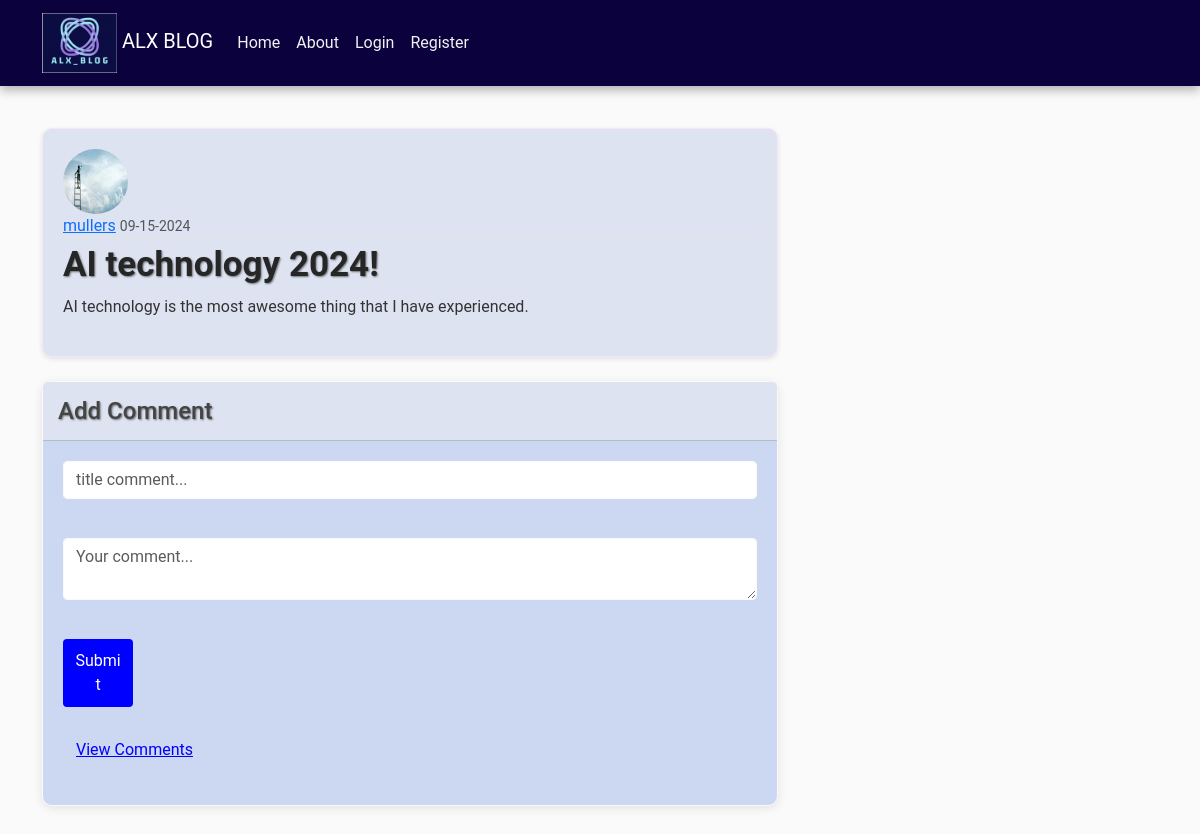
The app's page /post/4 with its own data.
### alxblog/models.py (models this page shows, shortened)
class User(db.Model, UserMixin):
    id = db.Column(db.Integer, primary_key=True)
    username = db.Column(db.String(20), unique=True, nullable=False)
    email = db.Column(db.String(150), unique=True, nullable=False)
    image_file = db.Column(db.String(20), nullable=False, default='default.jpg')
    password = db.Column(db.String(60), nullable=False)
    posts = db.relationship('Post', backref='author', lazy=True)
    comments = db.relationship('Comment', back_populates='user', lazy=True)

class Post(db.Model):
    id = db.Column(db.Integer, primary_key=True)
    title = db.Column(db.String(150), nullable=False)
    date_posted = db.Column(db.DateTime, nullable=False, default=datetime.utcnow)
    content = db.Column(db.Text, nullable=False)
    user_id = db.Column(db.Integer, db.ForeignKey('user.id'), nullable=False)
    comments = db.relationship('Comment', backref='post', lazy=True)

### alxblog/routes.py (the view)
@app.route("/post/<int:post_id>")
def post(post_id):
    post = Post.query.get_or_404(post_id)
    comments = Comment.query.filter_by(post_id=post.id).order_by(Comment.date_posted.desc()).all()
    return render_template('post.html', title=post.title, post=post, comments=comments)

### alxblog/templates/post.html (shortened to what this page needs)
{% extends "layout.html" %}
{% block content %}
 <article class="media content-section">
    <img class="rounded-circle article-img" src="{{ url_for('static', filename='profile_pics/' + post.author.image_file) }}">
    <div class="media-body">
      <div class="article-metadata">
        <a class="mr-2" href="{{ url_for('user_posts', username=post.author.username) }}">{{ post.author.username }}</a>
        <small class="text-muted">{{ post.date_posted.strftime('%m-%d-%Y') }}</small>
      </div>
      <h2 class="article-title">{{ post.title }}</h2>
      <p class="article-content">{{ post.content }}</p>
    </div>
  </article>
  <div class="card mt-4">
    <div class="card-header">
    <h2> Add Comment</h2>
    </div>
    <div class="card-body">
      <ul class="list-unstyled">
        <form method="POST" action="{{ url_for('comments', post_id=post.id) }}">
          <input class="form-control" type="text" name="title" placeholder="title comment..." required>
          <textarea class="form-control" type="text" name="content" placeholder="Your comment..." required></textarea>
          <button type="submit" class="btn btn-primary">Submit</button>
      </form>
        <small class="btn btn-link" data-bs-toggle="collapse" data-bs-target="#commentsSection" aria-expanded="false" aria-controls="commentsSection">
          View Comments
        </small>
          </ul>
      </div>
    </div>
</div>
{% endblock content %}

### alxblog/static/main.css (style rules this page uses)
body { background: #fafafb; font-family: "Roboto", sans-serif; font-size: medium; color: #333333; margin-top: 5rem; transition: background 0.5s ease; }
h1, h2, h3, h4, h5, h6 { font-size: 35px; color: #444444; text-shadow: 1px 1px 2px rgba(0, 0, 0, 0.5); }
.content-section { background: #dde3f0; padding: 20px; border: 1px solid #f8e6f4; border-radius: 10px; margin-bottom: 20px; box-shadow: 0 2px 5px rgba(0, 0, 0, 0.1); transition: transform 0.3s ease; }
.article-title { color: #262627; font-weight: bold; }
.article-content { white-space: pre-line; line-height: 1.6; }
.article-img { height: 65px; width: 65px; margin-right: 16px; border-radius: 50%; }
.article-metadata { padding-bottom: 1px; margin-bottom: 4px; border-bottom: 1px solid #e3e3e3; }
.card { background-color: #ccd7f1; border: 1px solid #fafafb; border-radius: 10px; transition: background 0.5s ease; box-shadow: 0 2px 10px rgba(0, 0, 0, 0.1); margin-top: 20px; margin-bottom: 30px; }
.card-header { background-color: #dde3f0; color: white; padding: 15px; border-top-left-radius: 0.25rem; border-top-right-radius: 0.25rem; }
.card-header h2 { margin: 0; font-size: 1.5rem; }
.card-body { padding: 20px; }
.card-body .form-control { border: 1px solid #fafafb; border-radius: 0.25rem; margin-bottom: 15px; transition: border-color 0.3s; }
.card-body button { width: 70px; padding: 10px; border-radius: 0.25rem; transition: background-color 0.3s; }
.card-body button.btn-primary { background-color: blue; border: none; }
.card-body small.btn-link { color: blue; cursor: pointer; text-decoration: underline; }

### records on screen
User: image_file (picture), author.username "mullers"
Post: date_posted "09-15-2024", title "AI technology 2024!", content "AI technology is the most awesome thing that I have experienced."
